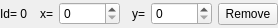
<?xml version="1.0" encoding="UTF-8"?>
<ui version="4.0">
 <class>Form</class>
 <widget class="QWidget" name="Form">
  <property name="geometry">
   <rect>
    <x>0</x>
    <y>0</y>
    <width>278</width>
    <height>28</height>
   </rect>
  </property>
  <property name="maximumSize">
   <size>
    <width>16777215</width>
    <height>30</height>
   </size>
  </property>
  <property name="windowTitle">
   <string>Form</string>
  </property>
  <layout class="QHBoxLayout" name="horizontalLayout">
   <property name="leftMargin">
    <number>0</number>
   </property>
   <property name="topMargin">
    <number>0</number>
   </property>
   <property name="rightMargin">
    <number>0</number>
   </property>
   <property name="bottomMargin">
    <number>0</number>
   </property>
   <item>
    <widget class="QLabel" name="id_label">
     <property name="text">
      <string>Id= 0</string>
     </property>
    </widget>
   </item>
   <item>
    <widget class="QLabel" name="label_3">
     <property name="text">
      <string>x=</string>
     </property>
     <property name="alignment">
      <set>Qt::AlignRight|Qt::AlignTrailing|Qt::AlignVCenter</set>
     </property>
    </widget>
   </item>
   <item>
    <widget class="QSpinBox" name="x_spinbox">
     <property name="maximum">
      <number>20000</number>
     </property>
    </widget>
   </item>
   <item>
    <widget class="QLabel" name="label_4">
     <property name="text">
      <string>y=</string>
     </property>
     <property name="alignment">
      <set>Qt::AlignRight|Qt::AlignTrailing|Qt::AlignVCenter</set>
     </property>
    </widget>
   </item>
   <item>
    <widget class="QSpinBox" name="y_spinbox">
     <property name="maximum">
      <number>20000</number>
     </property>
    </widget>
   </item>
   <item>
    <widget class="QPushButton" name="remove_button">
     <property name="maximumSize">
      <size>
       <width>60</width>
       <height>16777215</height>
      </size>
     </property>
     <property name="text">
      <string>Remove</string>
     </property>
    </widget>
   </item>
  </layout>
 </widget>
 <resources/>
 <connections/>
</ui>
